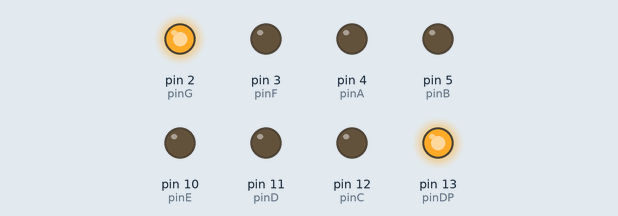
A sketch run on a simulated Arduino Uno, built with avr-gcc and run on an emulated ATmega328P. Parts: output pins drawn as LEDs (lit = HIGH).

Above: at 0.5 s.
At 1.5 s:
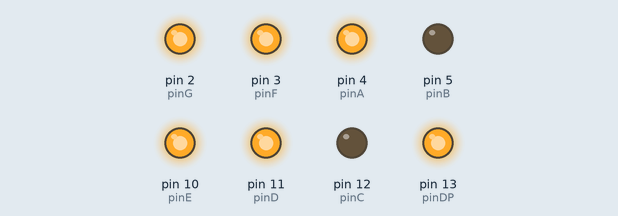
At 2.5 s:
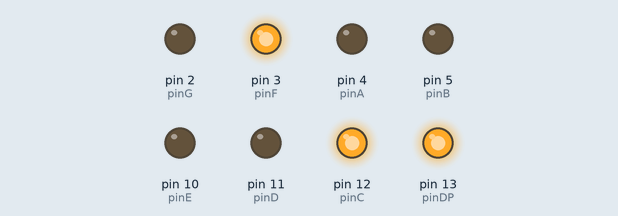
At 4.5 s:
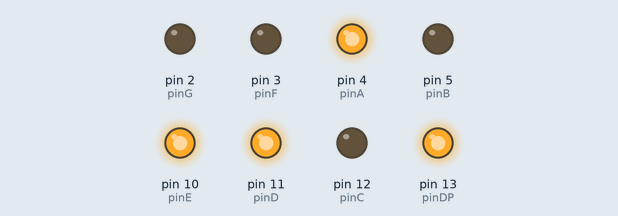
At 6.5 s:
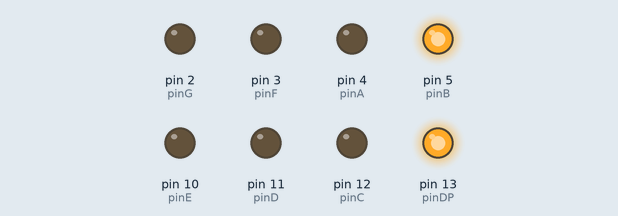
At 9.5 s:
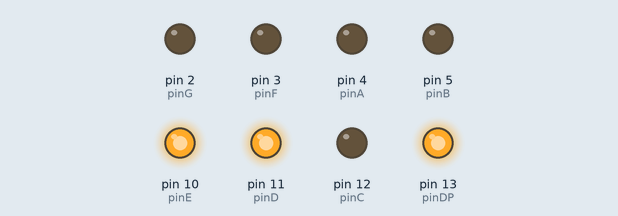
Timing chart, 0 to 11.5 s (numbered marks = the images above):
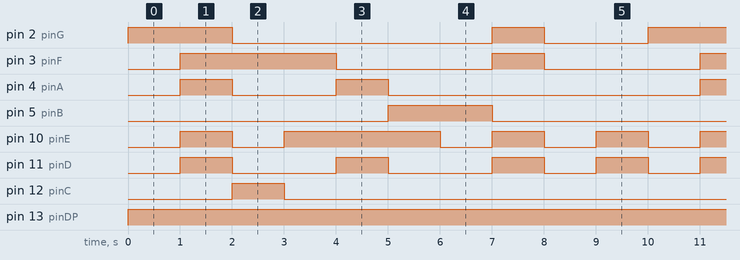

Measured:
- by itself, pin 2 (pinG): repeats every 10.0 s: LOW 5.0 s, HIGH 1.0 s, LOW 2.0 s, HIGH 2.0 s
- by itself, pin 3 (pinF): repeats every 10.0 s: LOW 3.0 s, HIGH 1.0 s, LOW 3.0 s, HIGH 3.0 s
- by itself, pin 4 (pinA): repeats every 10.0 s: LOW 2.0 s, HIGH 1.0 s, LOW 6.0 s, HIGH 1.0 s
- by itself, pin 5 (pinB): alternates HIGH for 2.0 s and LOW for 8.0 s
- by itself, pin 10 (pinE): repeats every 10.0 s: LOW 1.0 s, HIGH 3.0 s, 3 × (LOW 1.0 s, HIGH 1.0 s)
- by itself, pin 11 (pinD): repeats every 10.0 s: 2 × (LOW 2.0 s, HIGH 1.0 s), 2 × (LOW 1.0 s, HIGH 1.0 s)
- by itself, pin 12 (pinC): alternates HIGH for 1.0 s and LOW for 9.0 s
- by itself, pin 13 (pinDP): LOW → HIGH at 0.00 s

The sketch:

fnd1.ino
```cpp
/*
 * This code is Deprecated by Project_TL
#define PIN_A 4
#define PIN_B 5
#define PIN_C 12
#define PIN_D 11
#define PIN_E 10
#define PIN_F 3
#define PIN_G 2
#define PIN_DP 13
*
*/

const int pinA = 4;
const int pinB = 5;
const int pinC = 12;
const int pinD = 11;
const int pinE = 10;
const int pinF = 3;
const int pinG = 2;
const int pinDP = 13;

void setup() {
  pinMode(pinA, OUTPUT);
  pinMode(pinB, OUTPUT);
  pinMode(pinC, OUTPUT);
  pinMode(pinD, OUTPUT);
  pinMode(pinE, OUTPUT);
  pinMode(pinF, OUTPUT);
  pinMode(pinG, OUTPUT);
  pinMode(pinDP, OUTPUT);

  Serial.begin(9600);
}

void loop() {
  // 0
  digitalWrite(pinDP, HIGH);

  digitalWrite(pinA, LOW);
  digitalWrite(pinB, LOW);
  digitalWrite(pinC, LOW);
  digitalWrite(pinD, LOW);
  digitalWrite(pinE, LOW);
  digitalWrite(pinF, LOW);
  digitalWrite(pinG, HIGH);

  delay(1000);

  // 1
  digitalWrite(pinA, HIGH);
  digitalWrite(pinB, LOW);
  digitalWrite(pinC, LOW);
  digitalWrite(pinD, HIGH);
  digitalWrite(pinE, HIGH);
  digitalWrite(pinF, HIGH);
  digitalWrite(pinG, HIGH);

  delay(1000);

  // 2
  digitalWrite(pinA, LOW);
  digitalWrite(pinB, LOW);
  digitalWrite(pinC, HIGH);
  digitalWrite(pinD, LOW);
  digitalWrite(pinE, LOW);
  digitalWrite(pinF, HIGH);
  digitalWrite(pinG, LOW);

  delay(1000);

  // 3
  digitalWrite(pinA, LOW);
  digitalWrite(pinB, LOW);
  digitalWrite(pinC, LOW);
  digitalWrite(pinD, LOW);
  digitalWrite(pinE, HIGH);
  digitalWrite(pinF, HIGH);
  digitalWrite(pinG, LOW);

  delay(1000);

  // 4
  digitalWrite(pinA, HIGH);
  digitalWrite(pinB, LOW);
  digitalWrite(pinC, LOW);
  digitalWrite(pinD, HIGH);
  digitalWrite(pinE, HIGH);
  digitalWrite(pinF, LOW);
  digitalWrite(pinG, LOW);

  delay(1000);

  // 5
  digitalWrite(pinA, LOW);
  digitalWrite(pinB, HIGH);
  digitalWrite(pinC, LOW);
  digitalWrite(pinD, LOW);
  digitalWrite(pinE, HIGH);
  digitalWrite(pinF, LOW);
  digitalWrite(pinG, LOW);

  delay(1000);

  // 6
  digitalWrite(pinA, LOW);
  digitalWrite(pinB, HIGH);
  digitalWrite(pinC, LOW);
  digitalWrite(pinD, LOW);
  digitalWrite(pinE, LOW);
  digitalWrite(pinF, LOW);
  digitalWrite(pinG, LOW);

  delay(1000);

  // 7
  digitalWrite(pinA, LOW);
  digitalWrite(pinB, LOW);
  digitalWrite(pinC, LOW);
  digitalWrite(pinD, HIGH);
  digitalWrite(pinE, HIGH);
  digitalWrite(pinF, HIGH);
  digitalWrite(pinG, HIGH);

  delay(1000);

  // 8
  digitalWrite(pinA, LOW);
  digitalWrite(pinB, LOW);
  digitalWrite(pinC, LOW);
  digitalWrite(pinD, LOW);
  digitalWrite(pinE, LOW);
  digitalWrite(pinF, LOW);
  digitalWrite(pinG, LOW);

  delay(1000);

  // 9
  digitalWrite(pinA, LOW);
  digitalWrite(pinB, LOW);
  digitalWrite(pinC, LOW);
  digitalWrite(pinD, HIGH);
  digitalWrite(pinE, HIGH);
  digitalWrite(pinF, LOW);
  digitalWrite(pinG, LOW);

  delay(1000);
}
```
